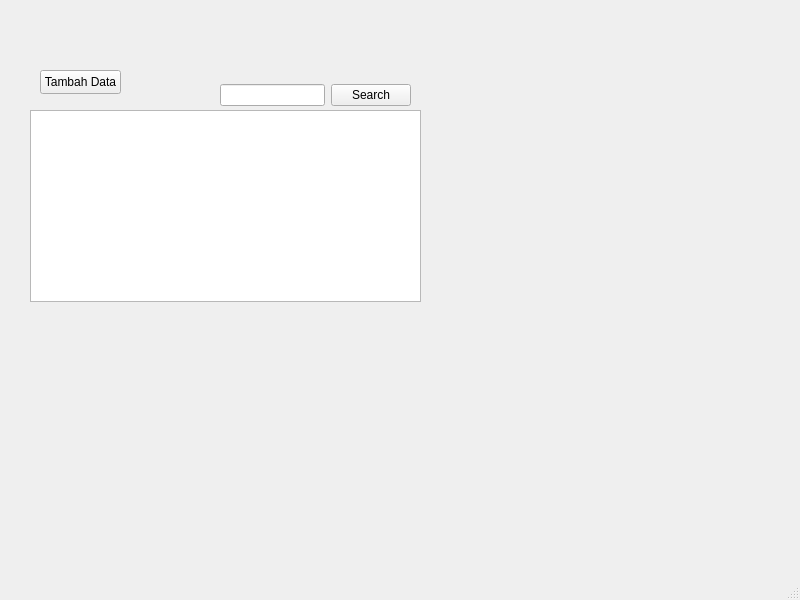
<?xml version="1.0" encoding="UTF-8"?>
<ui version="4.0">
 <class>Window2</class>
 <widget class="QMainWindow" name="Window2">
  <property name="geometry">
   <rect>
    <x>0</x>
    <y>0</y>
    <width>800</width>
    <height>600</height>
   </rect>
  </property>
  <property name="windowTitle">
   <string>MainWindow</string>
  </property>
  <widget class="QWidget" name="centralwidget">
   <widget class="QTableWidget" name="tableWidget">
    <property name="geometry">
     <rect>
      <x>30</x>
      <y>110</y>
      <width>391</width>
      <height>192</height>
     </rect>
    </property>
   </widget>
   <widget class="QPushButton" name="pushButton">
    <property name="geometry">
     <rect>
      <x>40</x>
      <y>70</y>
      <width>81</width>
      <height>24</height>
     </rect>
    </property>
    <property name="text">
     <string>Tambah Data</string>
    </property>
   </widget>
   <widget class="QWidget" name="horizontalLayoutWidget">
    <property name="geometry">
     <rect>
      <x>220</x>
      <y>80</y>
      <width>191</width>
      <height>31</height>
     </rect>
    </property>
    <layout class="QHBoxLayout" name="horizontalLayout">
     <item>
      <widget class="QLineEdit" name="searchInput"/>
     </item>
     <item>
      <widget class="QPushButton" name="searchButton">
       <property name="text">
        <string>Search</string>
       </property>
      </widget>
     </item>
    </layout>
   </widget>
  </widget>
  <widget class="QMenuBar" name="menubar">
   <property name="geometry">
    <rect>
     <x>0</x>
     <y>0</y>
     <width>800</width>
     <height>22</height>
    </rect>
   </property>
  </widget>
  <widget class="QStatusBar" name="statusbar"/>
 </widget>
 <resources/>
 <connections/>
</ui>
